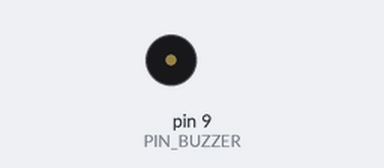
A sketch run on a simulated Arduino Uno, built with avr-gcc and run on an emulated ATmega328P. On the bench: buzzer (waves = sounding).

Above: at 1.0 s.
At 11.6 s:
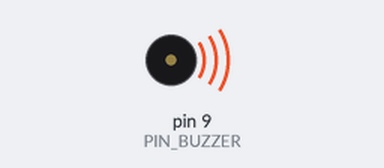
Timing chart, 0 to 14.8 s (numbered marks = the images above):
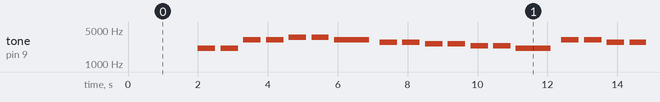

Measured:
- by itself, tone on pin 9 (PIN_BUZZER): plays 2093 Hz for 0.50 s, 2093 Hz for 0.50 s, 3136 Hz for 0.50 s, 3136 Hz for 0.50 s, 3520 Hz for 0.50 s, 3520 Hz for 0.50 s … (160 notes in this stretch)

The sketch:

BLKLab_PRJ_48_Lam_Ban_Nhac_Don_Gian_Voi_Buzzer_Va_Arduino.ino
```cpp
/*=================================================================================================
 * BANLINHKIEN.COM                                            *
 ==================================================================================================
*/

// --- KHAI BÁO CẤU HÌNH ---
const int PIN_BUZZER = 9;

// 1. ĐỊNH NGHĨA TẤT CẢ CÁC NỐT QUÃNG 7
#define NOTE_C7  2093
#define NOTE_D7  2349
#define NOTE_E7  2637
#define NOTE_F7  2794
#define NOTE_G7  3136
#define NOTE_A7  3520
#define NOTE_B7  3951

// 2. MẢNG GIAI ĐIỆU (Sử dụng các nốt đã khai báo ở trên)
int melody[] = {
  NOTE_C7, NOTE_C7, NOTE_G7, NOTE_G7, NOTE_A7, NOTE_A7, NOTE_G7,
  NOTE_F7, NOTE_F7, NOTE_E7, NOTE_E7, NOTE_D7, NOTE_D7, NOTE_C7,
  NOTE_G7, NOTE_G7, NOTE_F7, NOTE_F7, NOTE_E7, NOTE_E7, NOTE_D7,
  NOTE_G7, NOTE_G7, NOTE_F7, NOTE_F7, NOTE_E7, NOTE_E7, NOTE_D7
};

// Mảng chứa thời gian phát mỗi nốt (ms)
int noteDurations[] = {
  500, 500, 500, 500, 500, 500, 1000,
  500, 500, 500, 500, 500, 500, 1000,
  500, 500, 500, 500, 500, 500, 1000,
  500, 500, 500, 500, 500, 500, 1000
};

void setup() {
  pinMode(PIN_BUZZER, OUTPUT);
}

void loop() {
  delay(2000); // Nghỉ 2 giây trước khi lặp lại

  for (int i = 0; i < 28; i++) {
    // Phát nốt nhạc
    tone(PIN_BUZZER, melody[i], noteDurations[i]);

    // Tạo khoảng nghỉ giữa các nốt
    int pauseBetweenNotes = noteDurations[i] * 1.30;
    delay(pauseBetweenNotes);

    // Ngắt âm thanh nốt cũ
    noTone(PIN_BUZZER);
  }
}
```
